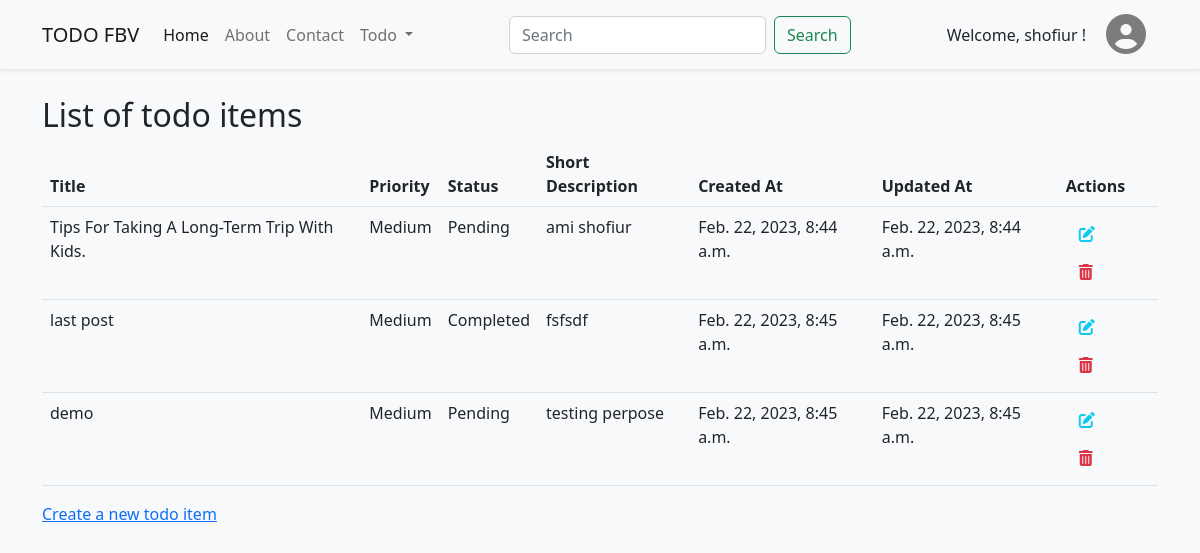
/todo-list/ (signed in), run on the app's committed database.
### todo/models.py (models this page shows, shortened)
class Todo(models.Model):
    user = models.ForeignKey(User, on_delete=models.CASCADE, null=True)
    title = models.CharField(max_length=100)
    priority = models.ForeignKey(Priority, on_delete=models.CASCADE)
    status = models.ForeignKey(Status, on_delete=models.CASCADE)
    short_description = models.TextField(max_length=500)
    created_at = models.DateTimeField(auto_now_add=True)
    updated_at = models.DateTimeField(auto_now=True)

class Priority(models.Model):
    name = models.CharField(max_length=50)
    def __str__(self):
        return self.name

class Status(models.Model):
    name = models.CharField(max_length=50)
    def __str__(self):
        return self.name

### todo/views.py (the view)
# urls.py: path('todo-list/', views.list_todo, name='todo-list'),
@login_required
def list_todo(request):
    if request.user.is_authenticated:
        user = request.user
        todos = Todo.objects.filter(user=user)
    return render(request, 'todo/list_todo.html', {'todos': todos})

### todo/templates/todo/list_todo.html
{% extends "base.html" %}
{% block content %}
<section id="list-todo" class="list-todo mt-5">
  <div class="container my-5 py-5">
    <h2>List of todo items</h2>
    <table class="table">
      <thead>
        <tr>
          <th scope="col">Title</th>
          <th scope="col">Priority</th>
          <th scope="col">Status</th>
          <th scope="col">Short Description</th>
          <th scope="col">Created At</th>
          <th scope="col">Updated At</th>
          <th scope="col">Actions</th>
        </tr>
      </thead>
      <tbody>
        {% for todo in todos %}
        <tr>
          <td>{{ todo.title }}</td>
          <td>{{ todo.priority }}</td>
          <td>{{ todo.status }}</td>
          <td>{{ todo.short_description }}</td>
          <td>{{ todo.created_at }}</td>
          <td>{{ todo.updated_at }}</td>
          <td>
            <a href="{% url 'todo-update' todo.id %}" class="btn"><i class="fa-solid fa-pen-to-square text-info"></i></a>
            <a href="{% url 'todo-delete' todo.id %}" class="btn"><i class="fa-solid fa-trash-can text-danger"></i></a>
          </td>
        </tr>
        {% empty %}
        <tr>
          <td colspan="7">No todo items found.</td>
        </tr>
        {% endfor %}
      </tbody>
    </table>
    <a href="{% url 'todo-create' %}">Create a new todo item</a>
  </div>
</section>
{% endblock content %}

### todo/templates/base.html (shortened to what this page needs)
<!doctype html>
<html lang="en">
  <head>
    <link href="https://cdn.jsdelivr.net/npm/bootstrap@5.2.3/dist/css/bootstrap.min.css" rel="stylesheet">
    <link rel="stylesheet" href="https://cdnjs.cloudflare.com/ajax/libs/font-awesome/6.3.0/css/all.min.css"/>
  </head>
  <body class="bg-light">
    {% include "include/header.html" %}
    {% block content %}
    {% endblock content %}
  </body>
</html>

### todo/templates/include/header.html (shortened to what this page needs)
<nav class="navbar fixed-top shadow-sm navbar-expand-lg bg-light">
  <div class="container">
    <a class="navbar-brand" href="{% url 'home' %}">TODO FBV</a>
    <div class="collapse navbar-collapse" id="navbarSupportedContent">
      <ul class="navbar-nav me-auto mb-2 mb-lg-0">
        <li class="nav-item">
          <a class="nav-link active" href="{% url 'home' %}">Home</a>
        </li>
        <li class="nav-item">
          <a class="nav-link" href="#">About</a>
        </li>
        <li class="nav-item">
          <a class="nav-link" href="#">Contact</a>
        </li>
        {% if user.is_authenticated %}
        <li class="nav-item dropdown">
          <a class="nav-link dropdown-toggle" href="#" role="button" data-bs-toggle="dropdown" aria-expanded="false">
            Todo
          </a>
        </li>
        {% endif %}
      </ul>
      <form class="d-flex me-5 pe-5" role="search" action="/search/">
        <input class="form-control me-2" type="search" placeholder="Search" name="search" aria-label="Search">
        <button class="btn btn-outline-success" type="submit">Search</button>
      </form>
      {% if user.is_authenticated %}
        <p class="m-0 d-inline">Welcome, {{ user.username }} !</p>
        {% endif %}
      <div class="btn-group ms-lg-2 d-inline order-lg-last order-sm-first">
        <button type="button" class="btn border-0" data-bs-toggle="dropdown" aria-expanded="false">
          <i class="fa-solid fa-circle-user fs-1 text-black-50"></i>
        </button>
      </div>
    </div>
  </div>
</nav>

### data on the page
Todo: title "Tips For Taking A Long-Term Trip With Kids.", priority "Medium", status "Pending", short_description "ami shofiur", created_at "Feb. 22, 2023, 8:44 a.m.", updated_at "Feb. 22, 2023, 8:44 a.m."
Todo: title "last post", priority "Medium", status "Completed", short_description "fsfsdf", created_at "Feb. 22, 2023, 8:45 a.m.", updated_at "Feb. 22, 2023, 8:45 a.m."
Todo: title "demo", priority "Medium", status "Pending", short_description "testing perpose", created_at "Feb. 22, 2023, 8:45 a.m.", updated_at "Feb. 22, 2023, 8:45 a.m."

### other printed values
{{ user.username }} "shofiur"
